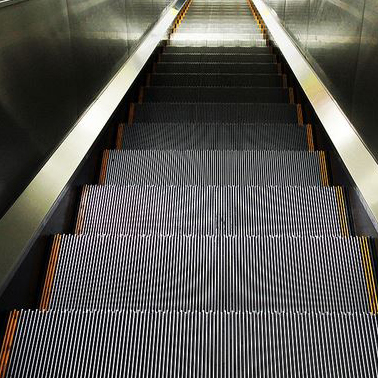
#> input picture Python/openCV/images/mo2.jpg, 378 x 378 px
$ python remove_moire.py
#> lines starting #> are read from the running program, lines starting #| are printed output that depends on the picture; after the words box and inside, x2 and y2 are one past the last pixel; in counts of white or black regions, pixels touching at a corner belong together
### Python/openCV/Common/fft2d.py
import numpy as np, cv2
from Common.dft2d import exp

# [25 lines left out: functions zeropadding, butterfly, pairing, not called in this run]

def fft(g):
    return pairing(g, len(g), 1)

def ifft(g):
    fft = pairing(g, len(g), -1)
    return [v / len(g) for v in fft]

# [10 lines left out: functions fft2, ifft2, not called in this run]

def calc_spectrum(complex):
    if complex.ndim == 2: dst = abs(complex)                   # sqrt(re^2 + im^2) 계산해줌
    else: dst = cv2.magnitude(complex[:,:,0], complex[:,:,1])
    dst = 20*np.log(dst+1)
    return cv2.convertScaleAbs(dst)

def fftshift(img):
    dst = np.zeros(img.shape, img.dtype)
    h, w = dst.shape[:2]
    cy, cx = h // 2, w // 2                     # 나누기 하며 소수점 절삭
    dst[h-cy:, w-cx:] = np.copy(img[0:cy , 0:cx ])      # 1사분면 -> 3사분면
    dst[0:cy , 0:cx ] = np.copy(img[h-cy:, w-cx:])      # 3사분면 -> 1사분면
    dst[0:cy , w-cx:] = np.copy(img[h-cy:, 0:cx ])      # 2사분면 -> 4사분면
    dst[h-cy:, 0:cx ] = np.copy(img[0:cy , w-cx:])      # 4사분면 -> 2사분면
    return dst

def FFT(image, mode = 2):
    if mode == 1: dft = fft2(image)
    elif mode==2: dft = np.fft.fft2(image)
    elif mode==3: dft = cv2.dft(np.float32(image), flags=cv2.DFT_COMPLEX_OUTPUT)
    dft = fftshift(dft)                              # 셔플링
    spectrum = calc_spectrum(dft)               # 주파수 스펙트럼 영상
    return dft, spectrum

def IFFT(dft, size, mode=2):
    dft = fftshift(dft)                                 # 역 셔플링
    if mode == 1: img = ifft2(dft).real
    if mode == 2: img = np.fft.ifft2(dft).real
    if mode ==3:  img = cv2.idft(dft, flags= cv2.DFT_SCALE)[:,:,0]

    img = img[0:size[0], 0:size[1]]                 # 영삽입 부분 제거
    return cv2.convertScaleAbs(img)

### Python/openCV/remove_moire.py
#!/usr/bin/env python
# coding: utf-8

# In[1]:


import numpy as np, cv2
from Common.fft2d import FFT, IFFT, calc_spectrum


# In[2]:


def onRemoveMoire(val):
    radius = cv2.getTrackbarPos("radius", title)
    th  = cv2.getTrackbarPos("threshold", title)

    mask= cv2.threshold(spectrum_img, th, 255, cv2.THRESH_BINARY_INV)[1]
    y, x = np.divmod(mask.shape,2)[0]
    cv2.circle(mask, (x, y), radius, 255, -1)

    if dft.ndim<3:
        remv_dft = np.zeros(dft.shape, np.complex)
        remv_dft.imag = cv2.copyTo(dft.imag, mask=mask)
        remv_dft.real = cv2.copyTo(dft.real, mask=mask)
    else:
        remv_dft = cv2.copyTo(dft, mask=mask)

    result[:, image.shape[1]:] = IFFT(remv_dft, image.shape, mode)
    cv2.imshow(title, calc_spectrum(remv_dft))
    cv2.imshow("result", result)


# In[3]:


image = cv2.imread('images/mo2.jpg', cv2.IMREAD_GRAYSCALE)
#> image: shape (378, 378); min 0, max 255, mean 88.8
if image is None: raise Exception("영상 파일 읽기 에러")


# In[4]:


mode = 3
result = cv2.repeat(image, 1, 2)                    # 원본 영상 + 결과 영상
dft, spectrum_img = FFT(image, mode)              # OpenCV dft() 함수 수행
#> in calc_spectrum, `dst = 20*np.log(dst+1)`:
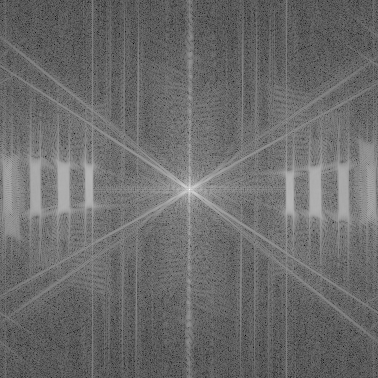
#> dst: shape (378, 378) float32; min 44.86, max 327.1, mean 164.5; drawn with min black and max white
#> in calc_spectrum, `return cv2.convertScaleAbs(dst)`:
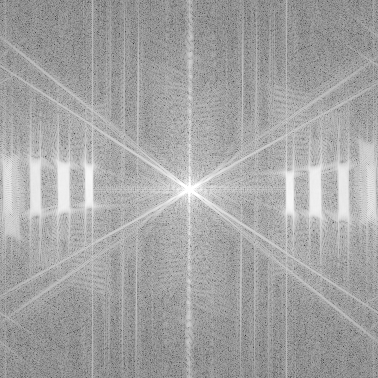
#> returned value: shape (378, 378); min 45, max 255, mean 164.5


# In[5]:


title = "removed moire"
cv2.imshow("result", result)
cv2.imshow(title, spectrum_img)
cv2.createTrackbar("radius", title, 10, 255, onRemoveMoire)
cv2.createTrackbar("threshold", title, 120, 255, onRemoveMoire)
cv2.waitKey(0)
#> in onRemoveMoire, `mask= cv2.threshold(spectrum_img, th, 255, cv2.THRESH_BINARY_INV)[1]`:
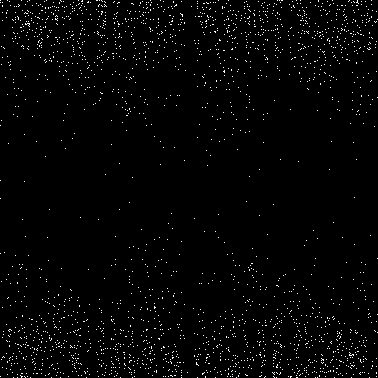
#> mask: shape (378, 378); 2% white in thin lines or dots
#> in onRemoveMoire, `cv2.circle(mask, (x, y), radius, 255, -1)`:
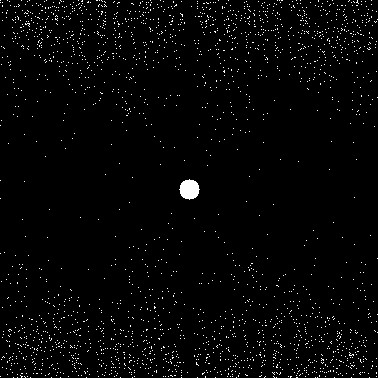
#> mask: shape (378, 378); 2.2% white in thin lines or dots
#> in IFFT, `return cv2.convertScaleAbs(img)`:
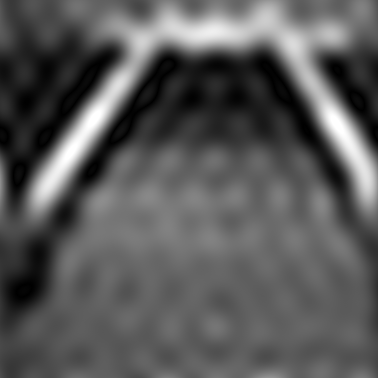
#> returned value: shape (378, 378); min 0, max 255, mean 89.1
#> in onRemoveMoire, `result[:, image.shape[1]:] = IFFT(remv_dft, image.shape, mode)`:
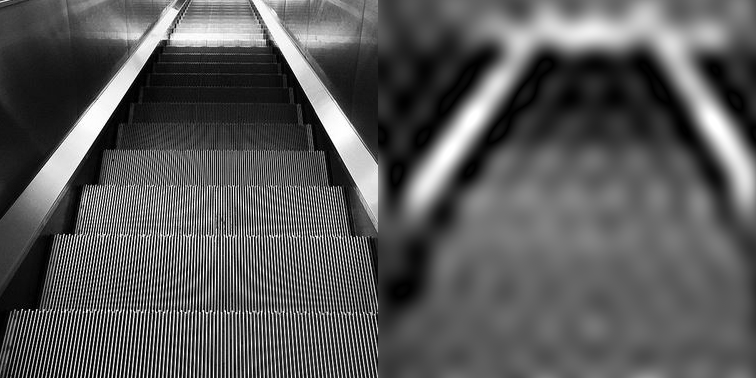
#> result: shape (378, 756); min 0, max 255, mean 89
#> in calc_spectrum (call 2), `dst = 20*np.log(dst+1)`:
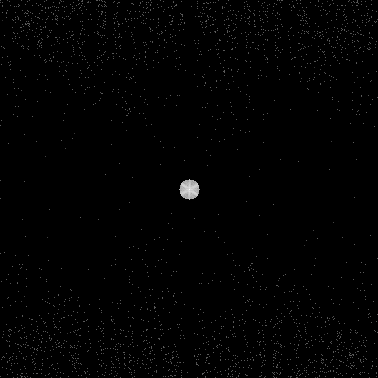
#> dst: shape (378, 378) float32; min 0, max 327.1, mean 2.7; drawn with min black and max white
cv2


# In[ ]:

$ run again, with Python/openCV/images/mo1.jpg copied over Python/openCV/images/mo2.jpg
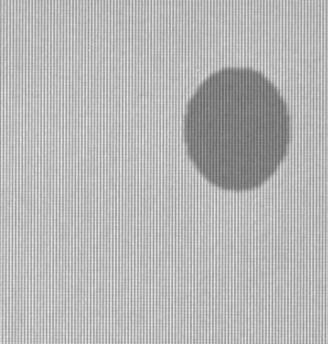
#> input picture Python/openCV/images/mo1.jpg, 328 x 344 px
#> image is the input picture: shape (344, 328); min 97, max 237, mean 182.2
#> in onRemoveMoire, `cv2.circle(mask, (x, y), radius, 255, -1)`:
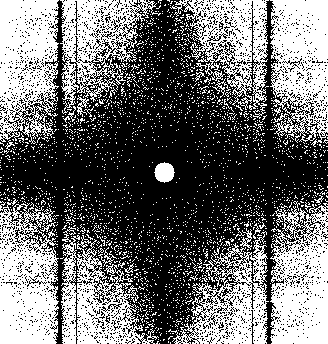
#> mask: shape (344, 328); 43.4% white; 2402 white regions (2373 under 20 px), largest, box (x1, y1, x2, y2) and area: (0, 0, 59, 142) 6243, (0, 198, 59, 344) 6227, (270, 0, 328, 147) 6147
#> in calc_spectrum (call 2), `return cv2.convertScaleAbs(dst)`:
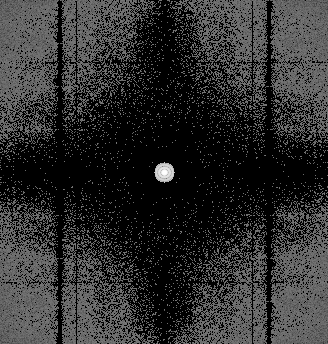
#> returned value: shape (344, 328); min 0, max 255, mean 46.3
